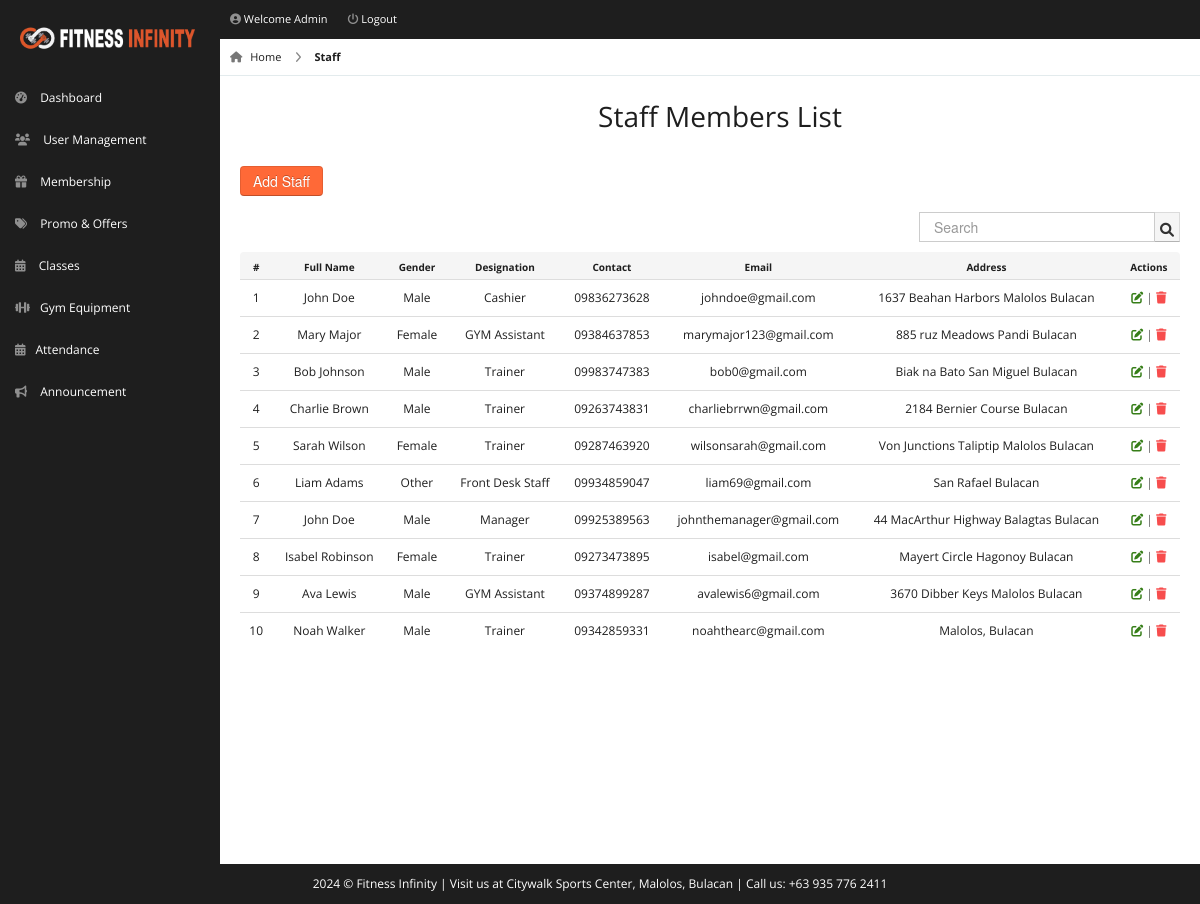
/pages/admin/staff.php (signed in), run on an earlier commit of the app's database.
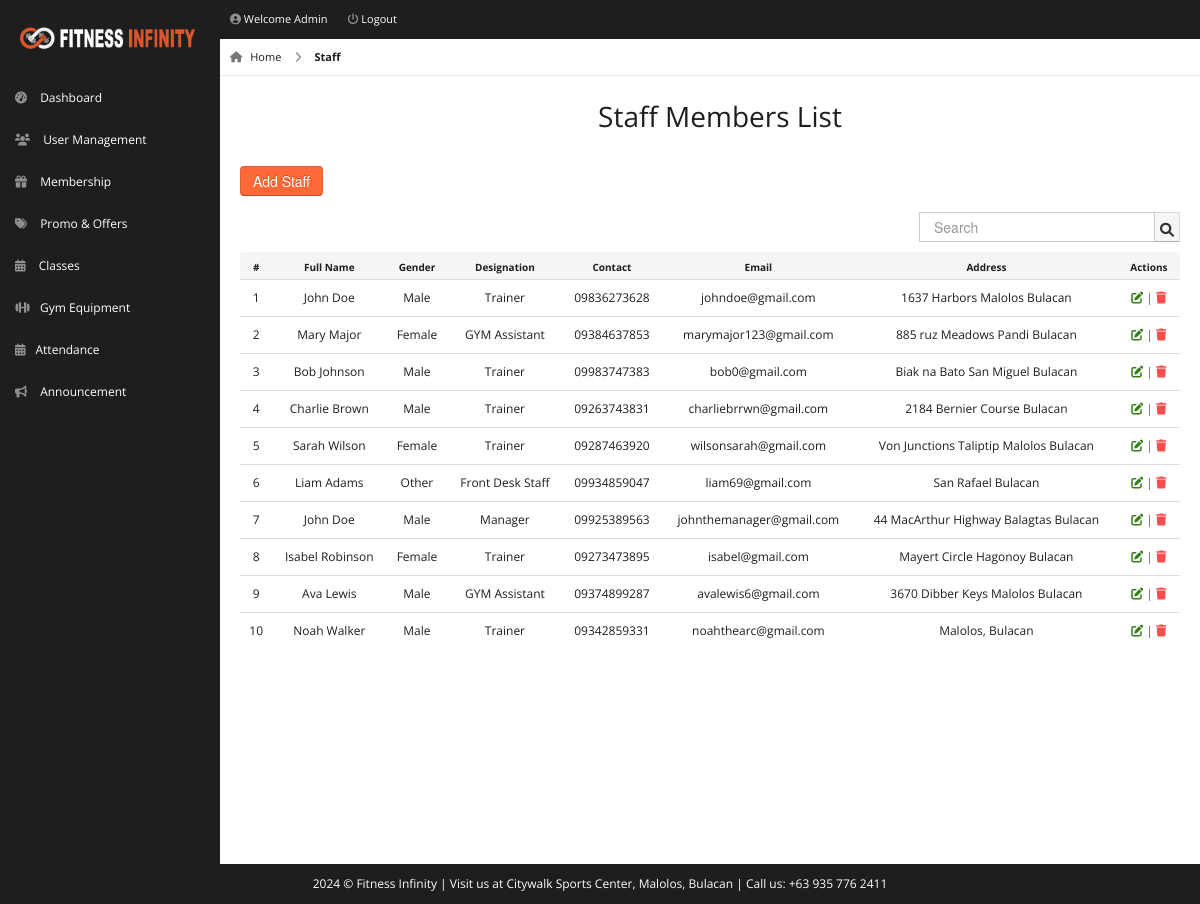
And on a later commit of the database.
### tables this page shows
CREATE TABLE `staffs` (
  `user_id` int(11) NOT NULL,
  `email` varchar(100) NOT NULL,
  `fullname` varchar(100) NOT NULL,
  `address` varchar(150) NOT NULL,
  `designation` varchar(20) NOT NULL,
  `gender` varchar(10) NOT NULL,
  `contact` varchar(11) NOT NULL,
  `username` varchar(20) DEFAULT NULL,
  `password` varchar(100) DEFAULT NULL
);

### pages/admin/staff.php (the view, shortened to what this page needs)
<!DOCTYPE html>
<html lang="en">
<head>
  <link rel="stylesheet" href="../../css/bootstrap.min.css" />
  <link rel="stylesheet" href="../../css/bootstrap-responsive.min.css" />
  <link rel="stylesheet" href="../../css/uniform.css" />
  <link rel="stylesheet" href="../../css/select2.css" />
  <link rel="stylesheet" href="../../css/matrix-style.css" />
  <link rel="stylesheet" href="../../css/matrix-media.css" />
  <link rel="stylesheet" href="https://cdnjs.cloudflare.com/ajax/libs/font-awesome/6.0.0/css/all.min.css">
</head>
<body>
  <div id="header">
    <h1><a href="dashboard.html">Fitness Infinity Gym Admin</a></h1>
  </div>
  <?php include 'includes/topheader.php' ?>
  <?php $page = 'manage-staff';
  include 'includes/sidebar.php' ?>
  <div id="content">
    <div id="content-header">
      <div id="breadcrumb"> <a href="index.php" title="Go to Home" class="tip-bottom"><i class="fas fa-home"></i>
          Home</a> <a href="staff.php" class="current">Staff</a> </div>
      <h1 class="text-center">Staff Members List</i></h1>
    </div>
    <div class="container-fluid">
      <div class="row-fluid">
        <div class="span12">
          <a href="staff-entry.php"><button class="btn btn-primary">Add Staff</button></a>
          <div class='widget-box'>
            <form id="custom-search-form" class="form-search form-horizontal pull-right">
              <div class="input-append span12">
                <input type="text" id="searchInput" class="search-query" placeholder="Search" onkeyup="searchTable()">
                <button type="button" class="btn"><i class="fas fa-search"></i></button>
              </div>
            </form>
            <div class='widget-content nopadding'>
              <?php
              include "dbcon.php";
              $qry = "select * from staffs";
              $cnt = 1;
              $result = mysqli_query($con, $qry);
              echo "<table class='table table-bordered table-hover'>
              <thead>
                <tr>
                  <th>#</th>
                  <th>Full Name</th>
                  <th>Gender</th>
                  <th>Designation</th>
                  <th>Contact</th>
                  <th>Email</th>
                  <th>Address</th>
                  <th>Actions</th>
                </tr>
              </thead>";
              while ($row = mysqli_fetch_array($result)) {
                echo "<tbody>
                <tr class=''>
                <td><div class='text-center'>" . $cnt . "</div></td>
                <td><div class='text-center'>" . $row['fullname'] . "</div></td>
                <td><div class='text-center'>" . $row['gender'] . "</div></td>
                <td><div class='text-center'>" . $row['designation'] . "</div></td>
                <td><div class='text-center'>" . $row['contact'] . "</div></td>
                <td><div class='text-center'>" . $row['email'] . "</div></td>
                <td><div class='text-center'>" . $row['address'] . "</div></td>
                <td><div class='text-center'>
                    <a href='edit-staff-form.php?id=" . $row['user_id'] . "' title='Edit' class='tip-bottom'> <i class='fas fa-edit' style='color:#367E18'></i> | </a>
                    <a href='remove-staff.php?id=" . $row['user_id'] . "' title='Delete' class='tip-bottom' style='color:#f74d4d;'><i class='fas fa-trash'></i></a>
                </div></td>
                </tr>
              </tbody>";
                $cnt++;
              }
              ?>
              </table>
            </div>
          </div>
        </div>
      </div>
    </div>
  </div>
  <div class="row-fluid">
    <div id="footer" class="span12"> <?php echo date("Y"); ?> &copy; Fitness Infinity | Visit us at Citywalk Sports
      Center, Malolos, Bulacan | Call us: +63 935 776 2411</a> </div>
  </div>
</body>
</html>

What changed in the data, as far as the page shows it:
changed staffs "johndoe@gmail.com": designation "Cashier" → "Trainer"; address "1637 Beahan Harbors Malolos Bulacan" → "1637 Harbors Malolos Bulacan"
